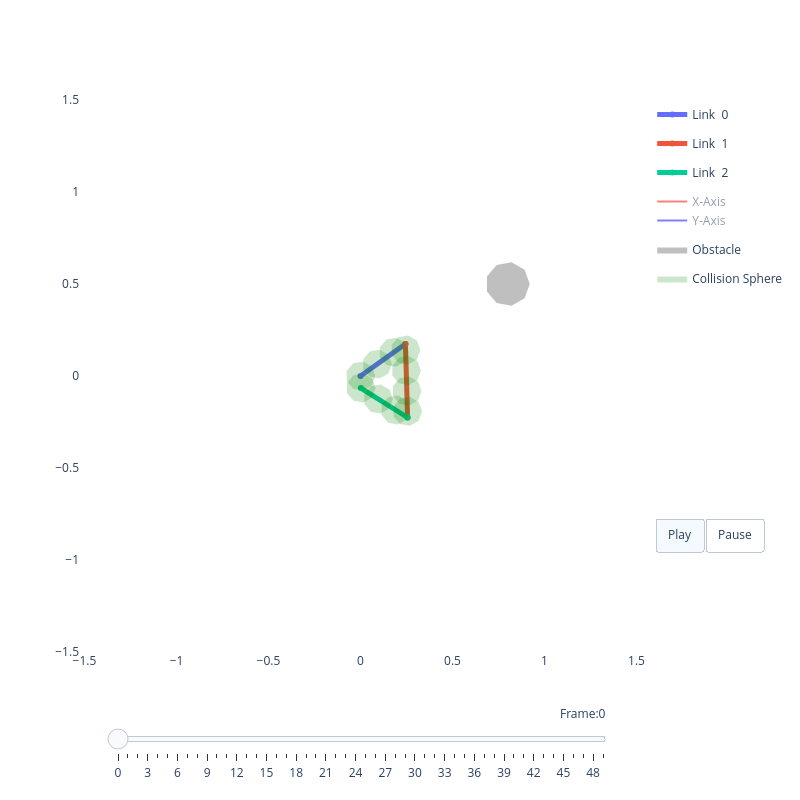

Write notebook code for a chart like this one.
### Code cell
# ---- Cell 8: Visualize Trajectory with Interpolation ----
# Generate a smooth trajectory through cubic spline interpolation
n_waypoints = 4
waypoints = np.random.uniform(low=-np.pi, high=np.pi, size=(n_waypoints, robot.n_dof))
t_waypoints = np.linspace(0, 1, n_waypoints)

# Create cubic spline and sample finely
cs = interp.CubicSpline(t_waypoints, waypoints, axis=0)
t_trajectory = np.linspace(0, 1, 50)  # 50 frames for animation
q_trajectory = cs(t_trajectory)

print(f"Trajectory with {len(q_trajectory)} configurations created")

# Visualize the trajectory
viz_traj = RobotViewer(q_trajectory, robot, obstacles=obstacles)
viz_traj.plot()

### Figure 1 — Plotly figure (JSON) as saved in the notebook; plotly's stock layout.template omitted (floating-point values rounded to 4 significant figures)
{"data": [{"line": {"width": 5}, "mode": "lines+markers", "name": "Link  0", "type": "scatter", "x": [0, 0.2442], "y": [0, 0.1743]}, {"line": {"width": 5}, "mode": "lines+markers", "name": "Link  1", "type": "scatter", "x": [0.2442, 0.2559], "y": [0.1743, -0.2255]}, {"line": {"width": 5}, "mode": "lines+markers", "name": "Link  2", "type": "scatter", "x": [0.2559, 0.001962], "y": [-0.2255, -0.06587]}, {"legendgroup": "frame", "line": {"color": "red"}, "mode": "lines", "name": "X-Axis", "showlegend": true, "type": "scatter", "visible": "legendonly", "x": [0, 0.08139], "y": [0, 0.05809]}, {"legendgroup": "frame", "line": {"color": "blue"}, "mode": "lines", "name": "Y-Axis", "showlegend": true, "type": "scatter", "visible": "legendonly", "x": [0, -0.05809], "y": [0, 0.08139]}, {"legendgroup": "frame", "line": {"color": "red"}, "mode": "lines", "name": "X-Axis", "showlegend": false, "type": "scatter", "visible": "legendonly", "x": [0.2442, 0.2471], "y": [0.1743, 0.07433]}, {"legendgroup": "frame", "line": {"color": "blue"}, "mode": "lines", "name": "Y-Axis", "showlegend": false, "type": "scatter", "visible": "legendonly", "x": [0.2442, 0.3441], "y": [0.1743, 0.1772]}, {"legendgroup": "frame", "line": {"color": "red"}, "mode": "lines", "name": "X-Axis", "showlegend": false, "type": "scatter", "visible": "legendonly", "x": [0.2559, 0.1713], "y": [-0.2255, -0.1723]}, {"legendgroup": "frame", "line": {"color": "blue"}, "mode": "lines", "name": "Y-Axis", "showlegend": false, "type": "scatter", "visible": "legendonly", "x": [0.2559, 0.2027], "y": [-0.2255, -0.3102]}, {"legendgroup": "frame", "line": {"color": "red"}, "mode": "lines", "name": "X-Axis", "showlegend": false, "type": "scatter", "visible": "legendonly", "x": [0.001962, -0.0827], "y": [-0.06587, -0.01264]}, {"legendgroup": "frame", "line": {"color": "blue"}, "mode": "lines", "name": "Y-Axis", "showlegend": false, "type": "scatter", "visible": "legendonly", "x": [0.001962, -0.05126], "y": [-0.06587, -0.1505]}, {"fill": "toself", "fillcolor": "gray", "legendgroup": "obstacle", "line": {"width": 0}, "mode": "lines", "name": "Obstacle", "opacity": 0.5, "type": "scatter", "x": [0.92, 0.8919, 0.8208, 0.74, 0.6872, 0.6872, 0.74, 0.8208, 0.8919, 0.92], "y": [0.5, 0.5771, 0.6182, 0.6039, 0.541, 0.459, 0.3961, 0.3818, 0.4229, 0.5]}, {"fill": "toself", "fillcolor": "green", "legendgroup": "sphere", "line": {"width": 0}, "mode": "lines", "name": "Collision Sphere", "opacity": 0.2, "showlegend": true, "type": "scatter", "x": [0.08, 0.06128, 0.01389, -0.04, -0.07518, -0.07518, -0.04, 0.01389, 0.06128, 0.08], "y": [0.0, 0.05142, 0.07878, 0.06928, 0.02736, -0.02736, -0.06928, -0.07878, -0.05142, -1.959e-17]}, {"fill": "toself", "fillcolor": "green", "legendgroup": "sphere", "line": {"width": 0}, "mode": "lines", "name": "Collision Sphere", "opacity": 0.2, "showlegend": false, "type": "scatter", "x": [0.1704, 0.1517, 0.1043, 0.05044, 0.01526, 0.01526, 0.05044, 0.1043, 0.1517, 0.1704], "y": [0.06455, 0.116, 0.1433, 0.1338, 0.09191, 0.03719, -0.004733, -0.01424, 0.01313, 0.06455]}, {"fill": "toself", "fillcolor": "green", "legendgroup": "sphere", "line": {"width": 0}, "mode": "lines", "name": "Collision Sphere", "opacity": 0.2, "showlegend": false, "type": "scatter", "x": [0.2609, 0.2422, 0.1948, 0.1409, 0.1057, 0.1057, 0.1409, 0.1948, 0.2422, 0.2609], "y": [0.1291, 0.1805, 0.2079, 0.1984, 0.1565, 0.1017, 0.05982, 0.05031, 0.07768, 0.1291]}, {"fill": "toself", "fillcolor": "green", "legendgroup": "sphere", "line": {"width": 0}, "mode": "lines", "name": "Collision Sphere", "opacity": 0.2, "showlegend": false, "type": "scatter", "x": [0.3252, 0.3064, 0.2591, 0.2052, 0.17, 0.17, 0.2052, 0.2591, 0.3064, 0.3252], "y": [0.141, 0.1924, 0.2197, 0.2102, 0.1683, 0.1136, 0.07168, 0.06218, 0.08954, 0.141]}, {"fill": "toself", "fillcolor": "green", "legendgroup": "sphere", "line": {"width": 0}, "mode": "lines", "name": "Collision Sphere", "opacity": 0.2, "showlegend": false, "type": "scatter", "x": [0.3284, 0.3097, 0.2623, 0.2084, 0.1733, 0.1733, 0.2084, 0.2623, 0.3097, 0.3284], "y": [0.0299, 0.08132, 0.1087, 0.09918, 0.05726, 0.00254, -0.03938, -0.04888, -0.02152, 0.0299]}, {"fill": "toself", "fillcolor": "green", "legendgroup": "sphere", "line": {"width": 0}, "mode": "lines", "name": "Collision Sphere", "opacity": 0.2, "showlegend": false, "type": "scatter", "x": [0.3317, 0.313, 0.2656, 0.2117, 0.1765, 0.1765, 0.2117, 0.2656, 0.313, 0.3317], "y": [-0.08116, -0.02974, -0.002377, -0.01188, -0.0538, -0.1085, -0.1504, -0.1599, -0.1326, -0.08116]}, {"fill": "toself", "fillcolor": "green", "legendgroup": "sphere", "line": {"width": 0}, "mode": "lines", "name": "Collision Sphere", "opacity": 0.2, "showlegend": false, "type": "scatter", "x": [0.335, 0.3162, 0.2688, 0.215, 0.1798, 0.1798, 0.215, 0.2688, 0.3162, 0.335], "y": [-0.1922, -0.1408, -0.1134, -0.1229, -0.1649, -0.2196, -0.2615, -0.271, -0.2436, -0.1922]}, {"fill": "toself", "fillcolor": "green", "legendgroup": "sphere", "line": {"width": 0}, "mode": "lines", "name": "Collision Sphere", "opacity": 0.2, "showlegend": false, "type": "scatter", "x": [0.2701, 0.2514, 0.204, 0.1501, 0.1149, 0.1149, 0.1501, 0.204, 0.2514, 0.2701], "y": [-0.1841, -0.1327, -0.1054, -0.1149, -0.1568, -0.2115, -0.2534, -0.2629, -0.2356, -0.1841]}, {"fill": "toself", "fillcolor": "green", "legendgroup": "sphere", "line": {"width": 0}, "mode": "lines", "name": "Collision Sphere", "opacity": 0.2, "showlegend": false, "type": "scatter", "x": [0.176, 0.1573, 0.1099, 0.05603, 0.02085, 0.02085, 0.05603, 0.1099, 0.1573, 0.176], "y": [-0.125, -0.07358, -0.04622, -0.05572, -0.09764, -0.1524, -0.1943, -0.2038, -0.1764, -0.125]}, {"fill": "toself", "fillcolor": "green", "legendgroup": "sphere", "line": {"width": 0}, "mode": "lines", "name": "Collision Sphere", "opacity": 0.2, "showlegend": false, "type": "scatter", "x": [0.08196, 0.06325, 0.01585, -0.03804, -0.07321, -0.07321, -0.03804, 0.01585, 0.06325, 0.08196], "y": [-0.06587, -0.01444, 0.01292, 0.003416, -0.0385, -0.09323, -0.1351, -0.1447, -0.1173, -0.06587]}], "layout": {"height": 800, "paper_bgcolor": "white", "plot_bgcolor": "white", "showlegend": true, "sliders": [{"currentvalue": {"prefix": "Frame:", "visible": true, "xanchor": "right"}, "len": 0.9, "pad": {"b": 10, "t": 50}, "steps": [{"args": [["0"], {"frame": {"duration": 100, "redraw": true}, "mode": "immediate", "transition": {"duration": 0}}], "label": "0", "method": "animate"}, {"args": [["1"], {"frame": {"duration": 100, "redraw": true}, "mode": "immediate", "transition": {"duration": 0}}], "label": "1", "method": "animate"}, {"args": [["2"], {"frame": {"duration": 100, "redraw": true}, "mode": "immediate", "transition": {"duration": 0}}], "label": "2", "method": "animate"}, {"args": [["3"], {"frame": {"duration": 100, "redraw": true}, "mode": "immediate", "transition": {"duration": 0}}], "label": "3", "method": "animate"}, {"args": [["4"], {"frame": {"duration": 100, "redraw": true}, "mode": "immediate", "transition": {"duration": 0}}], "label": "4", "method": "animate"}, {"args": [["5"], {"frame": {"duration": 100, "redraw": true}, "mode": "immediate", "transition": {"duration": 0}}], "label": "5", "method": "animate"}, {"args": [["6"], {"frame": {"duration": 100, "redraw": true}, "mode": "immediate", "transition": {"duration": 0}}], "label": "6", "method": "animate"}, {"args": [["7"], {"frame": {"duration": 100, "redraw": true}, "mode": "immediate", "transition": {"duration": 0}}], "label": "7", "method": "animate"}, {"args": [["8"], {"frame": {"duration": 100, "redraw": true}, "mode": "immediate", "transition": {"duration": 0}}], "label": "8", "method": "animate"}, {"args": [["9"], {"frame": {"duration": 100, "redraw": true}, "mode": "immediate", "transition": {"duration": 0}}], "label": "9", "method": "animate"}, {"args": [["10"], {"frame": {"duration": 100, "redraw": true}, "mode": "immediate", "transition": {"duration": 0}}], "label": "10", "method": "animate"}, {"args": [["11"], {"frame": {"duration": 100, "redraw": true}, "mode": "immediate", "transition": {"duration": 0}}], "label": "11", "method": "animate"}, {"args": [["12"], {"frame": {"duration": 100, "redraw": true}, "mode": "immediate", "transition": {"duration": 0}}], "label": "12", "method": "animate"}, {"args": [["13"], {"frame": {"duration": 100, "redraw": true}, "mode": "immediate", "transition": {"duration": 0}}], "label": "13", "method": "animate"}, {"args": [["14"], {"frame": {"duration": 100, "redraw": true}, "mode": "immediate", "transition": {"duration": 0}}], "label": "14", "method": "animate"}, {"args": [["15"], {"frame": {"duration": 100, "redraw": true}, "mode": "immediate", "transition": {"duration": 0}}], "label": "15", "method": "animate"}, {"args": [["16"], {"frame": {"duration": 100, "redraw": true}, "mode": "immediate", "transition": {"duration": 0}}], "label": "16", "method": "animate"}, {"args": [["17"], {"frame": {"duration": 100, "redraw": true}, "mode": "immediate", "transition": {"duration": 0}}], "label": "17", "method": "animate"}, {"args": [["18"], {"frame": {"duration": 100, "redraw": true}, "mode": "immediate", "transition": {"duration": 0}}], "label": "18", "method": "animate"}, {"args": [["19"], {"frame": {"duration": 100, "redraw": true}, "mode": "immediate", "transition": {"duration": 0}}], "label": "19", "method": "animate"}, {"args": [["20"], {"frame": {"duration": 100, "redraw": true}, "mode": "immediate", "transition": {"duration": 0}}], "label": "20", "method": "animate"}, {"args": [["21"], {"frame": {"duration": 100, "redraw": true}, "mode": "immediate", "transition": {"duration": 0}}], "label": "21", "method": "animate"}, {"args": [["22"], {"frame": {"duration": 100, "redraw": true}, "mode": "immediate", "transition": {"duration": 0}}], "label": "22", "method": "animate"}, {"args": [["23"], {"frame": {"duration": 100, "redraw": true}, "mode": "immediate", "transition": {"duration": 0}}], "label": "23", "method": "animate"}, {"args": [["24"], {"frame": {"duration": 100, "redraw": true}, "mode": "immediate", "transition": {"duration": 0}}], "label": "24", "method": "animate"}, {"args": [["25"], {"frame": {"duration": 100, "redraw": true}, "mode": "immediate", "transition": {"duration": 0}}], "label": "25", "method": "animate"}, {"args": [["26"], {"frame": {"duration": 100, "redraw": true}, "mode": "immediate", "transition": {"duration": 0}}], "label": "26", "method": "animate"}, {"args": [["27"], {"frame": {"duration": 100, "redraw": true}, "mode": "immediate", "transition": {"duration": 0}}], "label": "27", "method": "animate"}, {"args": [["28"], {"frame": {"duration": 100, "redraw": true}, "mode": "immediate", "transition": {"duration": 0}}], "label": "28", "method": "animate"}, {"args": [["29"], {"frame": {"duration": 100, "redraw": true}, "mode": "immediate", "transition": {"duration": 0}}], "label": "29", "method": "animate"}, {"args": [["30"], {"frame": {"duration": 100, "redraw": true}, "mode": "immediate", "transition": {"duration": 0}}], "label": "30", "method": "animate"}, {"args": [["31"], {"frame": {"duration": 100, "redraw": true}, "mode": "immediate", "transition": {"duration": 0}}], "label": "31", "method": "animate"}, {"args": [["32"], {"frame": {"duration": 100, "redraw": true}, "mode": "immediate", "transition": {"duration": 0}}], "label": "32", "method": "animate"}, {"args": [["33"], {"frame": {"duration": 100, "redraw": true}, "mode": "immediate", "transition": {"duration": 0}}], "label": "33", "method": "animate"}, {"args": [["34"], {"frame": {"duration": 100, "redraw": true}, "mode": "immediate", "transition": {"duration": 0}}], "label": "34", "method": "animate"}, {"args": [["35"], {"frame": {"duration": 100, "redraw": true}, "mode": "immediate", "transition": {"duration": 0}}], "label": "35", "method": "animate"}, {"args": [["36"], {"frame": {"duration": 100, "redraw": true}, "mode": "immediate", "transition": {"duration": 0}}], "label": "36", "method": "animate"}, {"args": [["37"], {"frame": {"duration": 100, "redraw": true}, "mode": "immediate", "transition": {"duration": 0}}], "label": "37", "method": "animate"}, {"args": [["38"], {"frame": {"duration": 100, "redraw": true}, "mode": "immediate", "transition": {"duration": 0}}], "label": "38", "method": "animate"}, {"args": [["39"], {"frame": {"duration": 100, "redraw": true}, "mode": "immediate", "transition": {"duration": 0}}], "label": "39", "method": "animate"}, {"args": [["40"], {"frame": {"duration": 100, "redraw": true}, "mode": "immediate", "transition": {"duration": 0}}], "label": "40", "method": "animate"}, {"args": [["41"], {"frame": {"duration": 100, "redraw": true}, "mode": "immediate", "transition": {"duration": 0}}], "label": "41", "method": "animate"}, {"args": [["42"], {"frame": {"duration": 100, "redraw": true}, "mode": "immediate", "transition": {"duration": 0}}], "label": "42", "method": "animate"}, {"args": [["43"], {"frame": {"duration": 100, "redraw": true}, "mode": "immediate", "transition": {"duration": 0}}], "label": "43", "method": "animate"}, {"args": [["44"], {"frame": {"duration": 100, "redraw": true}, "mode": "immediate", "transition": {"duration": 0}}], "label": "44", "method": "animate"}, {"args": [["45"], {"frame": {"duration": 100, "redraw": true}, "mode": "immediate", "transition": {"duration": 0}}], "label": "45", "method": "animate"}, {"args": [["46"], {"frame": {"duration": 100, "redraw": true}, "mode": "immediate", "transition": {"duration": 0}}], "label": "46", "method": "animate"}, {"args": [["47"], {"frame": {"duration": 100, "redraw": true}, "mode": "immediate", "transition": {"duration": 0}}], "label": "47", "method": "animate"}, {"args": [["48"], {"frame": {"duration": 100, "redraw": true}, "mode": "immediate", "transition": {"duration": 0}}], "label": "48", "method": "animate"}, {"args": [["49"], {"frame": {"duration": 100, "redraw": true}, "mode": "immediate", "transition": {"duration": 0}}], "label": "49", "method": "animate"}], "transition": {"duration": 0}, "x": 0.5, "xanchor": "center", "y": 0, "yanchor": "top"}], "updatemenus": [{"buttons": [{"args": [null, {"frame": {"duration": 100, "redraw": false}, "fromcurrent": true}], "label": "Play", "method": "animate"}, {"args": [[null], {"frame": {"duration": 0, "redraw": true}, "mode": "immediate", "transition": {"duration": 0}}], "label": "Pause", "method": "animate"}], "direction": "left", "pad": {"r": 10, "t": 87}, "showactive": true, "type": "buttons", "x": 1.025, "xanchor": "left", "y": 0.4, "yanchor": "top"}], "width": 800, "xaxis": {"range": [-1.5, 1.5], "scaleanchor": "y", "scaleratio": 1, "showgrid": false, "zeroline": false}, "yaxis": {"range": [-1.5, 1.5], "scaleanchor": "x", "scaleratio": 1, "showgrid": false, "zeroline": false}}}
